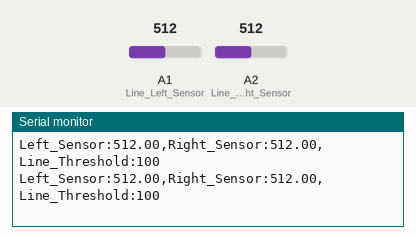
A sketch run on a simulated Arduino Uno, built with avr-gcc and run on an emulated ATmega328P. On the bench: the last lines printed to the serial monitor. The test bench sets the inputs (shaded band); at power-on: A1 (Line_Left_Sensor) = 512, A2 (Line_Right_Sensor) = 512.

Above: at 1.2 s.
1.3 s: A1 (Line_Left_Sensor) set to 108
At 1.42 s:
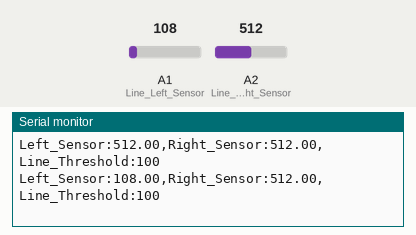
4.3 s: A1 (Line_Left_Sensor) set to 95
At 4.3 s:
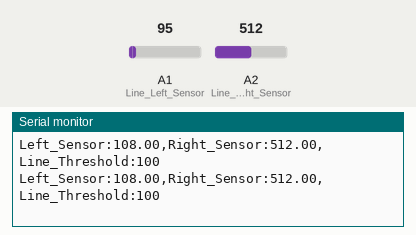
7.3 s: A2 (Line_Right_Sensor) set to 111
At 7.32 s:
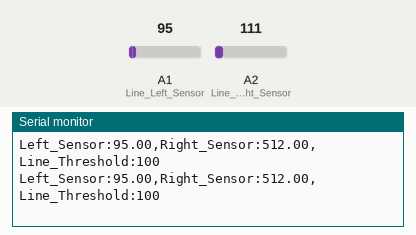
10.3 s: A2 (Line_Right_Sensor) set to 92
At 18.75 s:
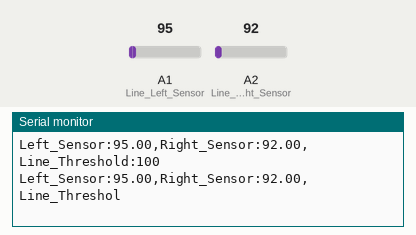
Timing chart, 0 to 18.8 s (numbered marks = the images above; inputs shaded):
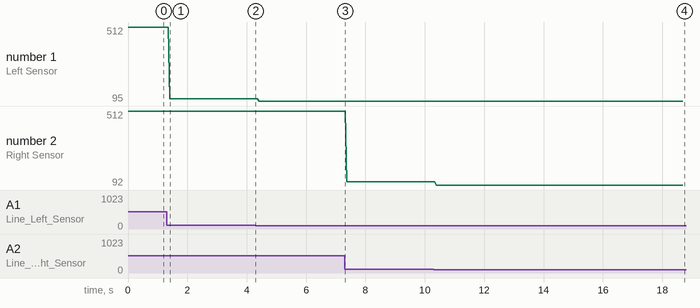

Measured:
- the behaviour switches between 100 and 99 on A2 (Line_Right_Sensor) (found by bisection; images 3 and 4)
- after the input at 1.3 s, the serial monitor: prints a new line after 0.11 s (image 1)
- after the input at 10.3 s, the serial monitor: prints a new line after 0.09 s (image 4)
- plotted number 1: 512 → 108 after the input at 1.3 s, 108 → 95 after the input at 4.3 s
- plotted number 2: 512 → 111 after the input at 7.3 s, 111 → 92 after the input at 10.3 s

The sketch:

Line_Sensors.ino
```cpp
#define Line_Left_Sensor A1
#define Line_Right_Sensor A2
float Line_Left;
float Line_Right;
void setup() {
  // put your setup code here, to run once:
  Serial.begin(9600);
}

void loop() {
  // put your main code here, to run repeatedly:
  Line_Right = analogRead(Line_Right_Sensor);
  Line_Left = analogRead(Line_Left_Sensor);
  Serial.print("Left_Sensor:");
  Serial.print(Line_Left);
  Serial.print(",");
  Serial.print("Right_Sensor:");
  Serial.print(Line_Right);
  Serial.print(",");
  Serial.print("Line_Threshold:");
  Serial.println(100);
}
```
